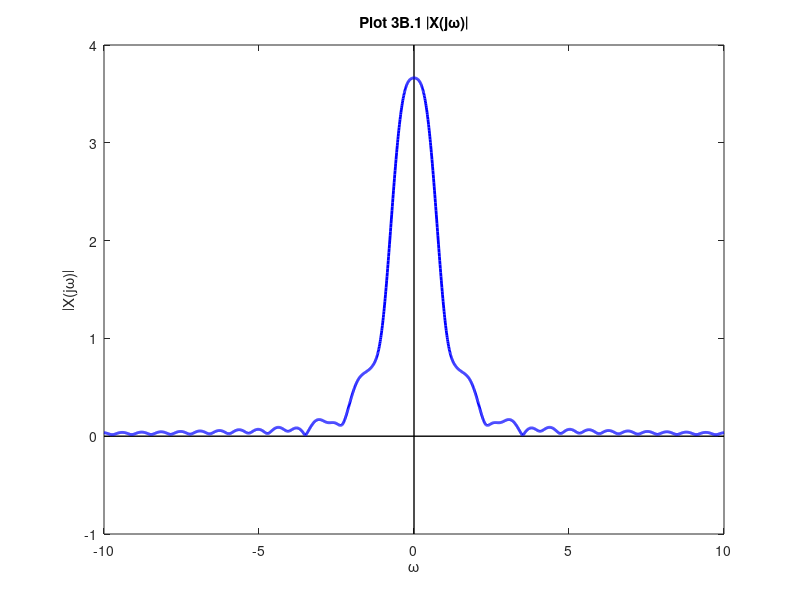
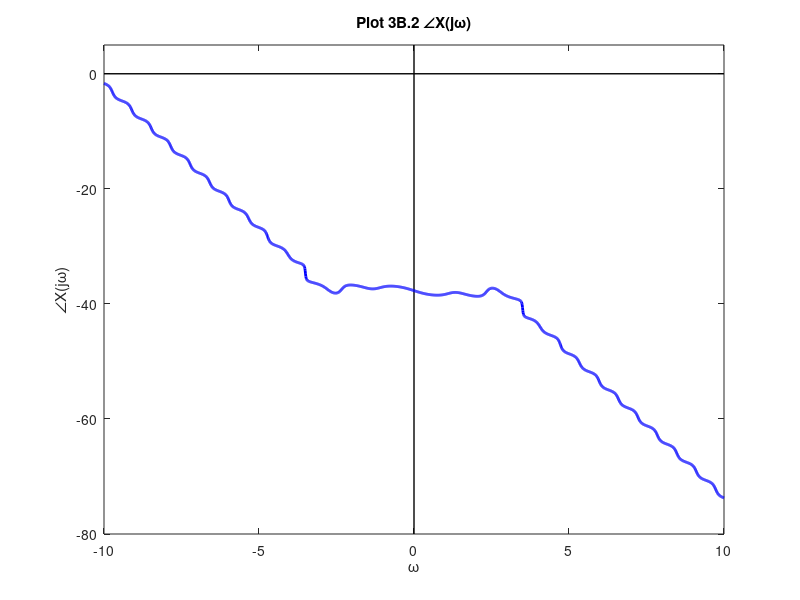
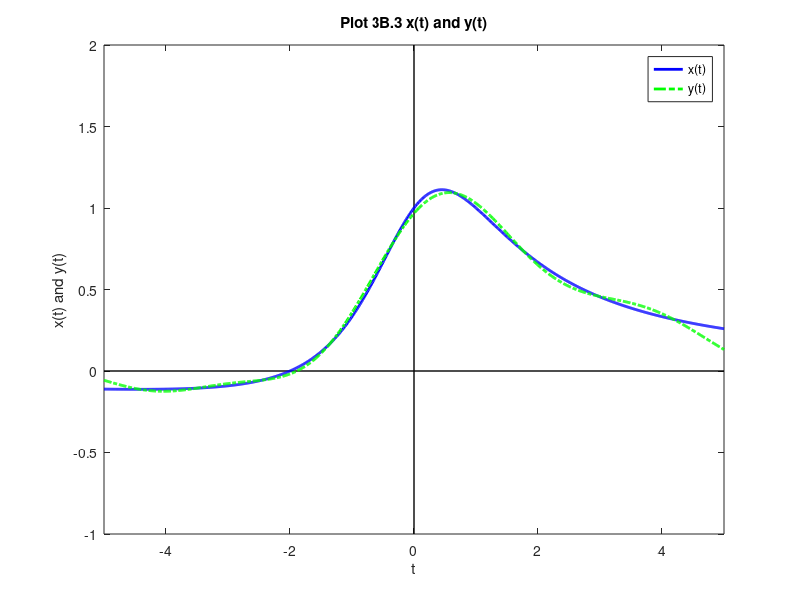

MATLAB code for these plots, in order:
% Christopher Brant
% C19816588
% MATLAB Homework 3B Due on 10/13/17

clear; clc; close all;

% a denotes the leftmost digit of my aforementioned student ID number
a = 1;

% b denotes the time and frequency sampling values
b = 0.01;

% t will denote the time range
t = -5:b:5;

% w will denote the frequency range
w = -10:b:10;

% x will denote the signal value
x = ((a + 1 + t) ./ (a + 1 + (t .^ 2))) .* ((t>=-5)&(t<=5));

% X will denote the fourier transform of the base signal
X = x * exp(-i*t.'*w) .* b;

% X_mag will denote the magnitude of the fourier transform
X_mag = abs(X);

% X_phase will denote the phase of the fourier transform
X_phase = angle(X);

% UX_phase will denote the unwrapped phase of the fourier transform
UX_phase = unwrap(X_phase);

% w_0 will denote the frequency range for the band 0:5/2
% X_0 will denote the fourier transform for when w is 0:5/2
% Eband will denote the energy of the frequency band 0:5/2
w_0 = (-5/2):b:(5/2);
X_0 = x * exp(-i*t.'*w_0) .* b;
Eband = (1/(2*pi)) * sum(abs(X_0).^2) .* b;

% Ex will denote the total energy of the signal
Ex = (1/(2*pi)) * sum(X_mag.^2) .* b;

% E_percent is the energy percentage of the 0:5/2 band out of the total
E_percent = (Eband / Ex) * 100;

% Y will denote the fourier transform of y(t)
Y = x * exp(-i*t.'*w_0) .* b;

% y will denote the inverse fourier transform of Y
y = Y * exp(i*w_0.'*t) .* b ./ (2.*pi);

fprintf('The percentage of the total power in the frequency band from');
fprintf(' [0:5/2] is %0.2f%%\n', E_percent);

% Plotting X(jw) and |X(jw)| over -10 <= w <= 10
origin = [0, 0];        % origin values used for plotting
x_lims = [-10, 10];     % x-axis limits for base plot
y_lims = [-1, 4];       % y-axis limits for base plot

% Create new graph window
figure();
% Plot axis lines
plot(x_lims, origin, 'LineStyle', '-', 'Color',...
    [0,0,0], 'LineWidth', 1);
hold on;
plot(origin, y_lims, 'LineStyle', '-', 'Color',...
    [0,0,0], 'LineWidth', 1);
% Plotting x_per
Plot_X_mag = plot(w, X_mag, 'LineStyle', '-', 'Color',...
    [0,0,1], 'LineWidth', 2);
hold off;
% Adding labels and axis values to the plot
axis(horzcat(x_lims, y_lims));
title('Plot 3B.1 \midX(j\omega)\mid');
xlabel('\omega');
ylabel('\midX(j\omega)\mid');

% Plotting <X(jw) over -10<=w<=10
origin = [0, 0];        % origin values used for plotting
x_lims = [-10, 10];     % x-axis limits for base plot
y_lims = [-80, 5];       % y-axis limits for base plot

% Create new graph window
figure();
% Plot axis lines
plot(x_lims, origin, 'LineStyle', '-', 'Color',...
    [0,0,0], 'LineWidth', 1);
hold on;
plot(origin, y_lims, 'LineStyle', '-', 'Color',...
    [0,0,0], 'LineWidth', 1);
% Plotting x_per
Plot_UX_phase = plot(w, UX_phase, 'LineStyle', '-', 'Color',...
    [0,0,1], 'LineWidth', 2);
hold off;
% Adding labels and axis values to the plot
axis(horzcat(x_lims, y_lims));
title('Plot 3B.2 \angleX(j\omega)');
xlabel('\omega');
ylabel('\angleX(j\omega)');

% Plotting x(t) and y(t) both on the same graph from -5<=t<=5
origin = [0, 0];        % origin values used for plotting
x_lims = [-5, 5];     % x-axis limits for base plot
y_lims = [-1, 2];       % y-axis limits for base plot

% Create new graph window
figure();
% Plot axis lines
plot(x_lims, origin, 'LineStyle', '-', 'Color',...
    [0,0,0], 'LineWidth', 1);
hold on;
plot(origin, y_lims, 'LineStyle', '-', 'Color',...
    [0,0,0], 'LineWidth', 1);
% Plotting x_per
Plot_x = plot(t, x, 'LineStyle', '-', 'Color',...
    [0,0,1], 'LineWidth', 2);
Plot_y = plot(t, y, 'LineStyle', '-.', 'Color',...
    [0,1,0], 'LineWidth', 2);
hold off;
% Adding labels and axis values to the plot
axis(horzcat(x_lims, y_lims));
title('Plot 3B.3 x(t) and y(t)');
xlabel('t');
ylabel('x(t) and y(t)');
legend([Plot_x, Plot_y], 'x(t)',...
    'y(t)', 'Location', 'Northeast');





